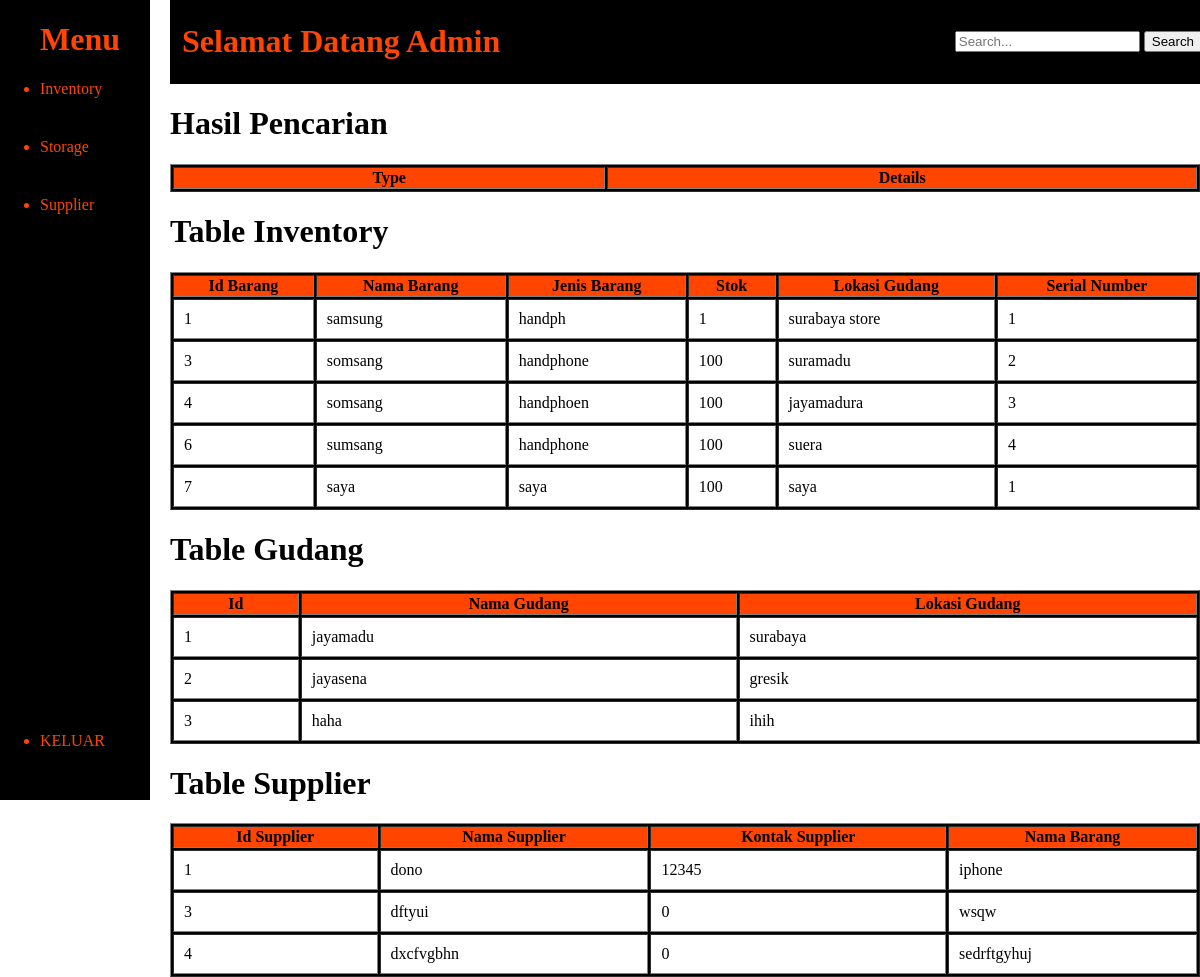
Screenshot of /admin/dashboard.php with the database file from the repository.
### tables this page shows
CREATE TABLE `inventory` (
  `id_inven` int(11) NOT NULL,
  `nama_barang` varchar(100) NOT NULL,
  `jenis_barang` varchar(100) NOT NULL,
  `kuantitas_stok` int(100) NOT NULL,
  `lokasi_gudang` varchar(100) NOT NULL,
  `serial_number` int(100) NOT NULL
);

CREATE TABLE `storage` (
  `id_storage` int(11) NOT NULL,
  `nama_gudang` varchar(100) NOT NULL,
  `lokasi_gudang` varchar(100) NOT NULL
);

CREATE TABLE `supplier` (
  `id_supplier` int(11) NOT NULL,
  `nama_sup` varchar(100) NOT NULL,
  `kontak_sup` int(100) NOT NULL,
  `nama_barang` varchar(100) NOT NULL
);

### admin/dashboard.php (the view, shortened to what this page needs)
<?php
include("sidebar.php");
include("koneksi.php");
?>
<!DOCTYPE html>
<html lang="en">
<head>
</head>
<body>
    <div class="tampil">
        <div class="navbar">
            <h1>Selamat Datang Admin</h1>
            <form method="POST" class="search-bar">
                <input type="text" name="search_all" placeholder="Search...">
                <input type="submit" value="Search">
            </form>
        </div>
        <h1>Hasil Pencarian</h1>
        <table border="1" id="search_results">
            <tr>
                <th>Type</th>
                <th>Details</th>
            </tr>
        </table>
        <h1>Table Inventory</h1>
        <table border="1" id="inventory_table">
            <tr>
                <th>Id Barang</th>
                <th>Nama Barang</th>
                <th>Jenis Barang</th>
                <th>Stok</th>
                <th>Lokasi Gudang</th>
                <th>Serial Number</th>
            </tr>
            <?php
            $query = "SELECT * FROM inventory";
            $inventory_data = mysqli_query($koneksi, $query);
            while ($data = mysqli_fetch_array($inventory_data)) {
                echo "<tr>
                        <td>{$data['id_inven']}</td>
                        <td>{$data['nama_barang']}</td>
                        <td>{$data['jenis_barang']}</td>
                        <td>{$data['kuantitas_stok']}</td>
                        <td>{$data['lokasi_gudang']}</td>
                        <td>{$data['serial_number']}</td>
                      </tr>";
            }
            ?>
        </table>
        <h1>Table Gudang</h1>
        <table border="1" id="storage_table">
            <tr>
                <th>Id</th>
                <th>Nama Gudang</th>
                <th>Lokasi Gudang</th>
            </tr>
            <?php
            $query = "SELECT * FROM storage";
            $storage_data = mysqli_query($koneksi, $query);
            while ($data = mysqli_fetch_array($storage_data)) {
                echo "<tr>
                        <td>{$data['id_storage']}</td>
                        <td>{$data['nama_gudang']}</td>
                        <td>{$data['lokasi_gudang']}</td>
                      </tr>";
            }
            ?>
        </table>
        <h1>Table Supplier</h1>
        <table border="1" id="supplier_table">
            <tr>
                <th>Id Supplier</th>
                <th>Nama Supplier</th>
                <th>Kontak Supplier</th>
                <th>Nama Barang</th>
            </tr>
            <?php
            $query = "SELECT * FROM supplier";
            $supplier_data = mysqli_query($koneksi, $query);
            while ($data = mysqli_fetch_array($supplier_data)) {
                echo "<tr>
                        <td>{$data['id_supplier']}</td>
                        <td>{$data['nama_sup']}</td>
                        <td>{$data['kontak_sup']}</td>
                        <td>{$data['nama_barang']}</td>
                      </tr>";
            }
            ?>
        </table>
    </div>
</body>
</html>

### admin/sidebar.php (style rules this page uses)
body { margin:0; padding:0; }
.tampil { margin-left:170px; }
.navbar { width:100%; background-color:black; color:orangered; padding:2px; position: relative; margin-bottom:10px; display:flex; }
.navbar h1 { margin-left:10px }
table { background-color:black; width:100%; }
table tr { background-color:orangered; }
table td { background-color:white; padding:10px; }

### admin/dashboard.php (style rules this page uses)
.navbar { display: flex; justify-content: space-between; align-items: center; }
.search-bar { margin-left: 20px; }

### rows the page displays
inventory: id_inven "1", nama_barang "samsung", jenis_barang "handph", kuantitas_stok "1", lokasi_gudang "surabaya store", serial_number "1"
inventory: id_inven "3", nama_barang "somsang", jenis_barang "handphone", kuantitas_stok "100", lokasi_gudang "suramadu", serial_number "2"
inventory: id_inven "4", nama_barang "somsang", jenis_barang "handphoen", kuantitas_stok "100", lokasi_gudang "jayamadura", serial_number "3"
inventory: id_inven "6", nama_barang "sumsang", jenis_barang "handphone", kuantitas_stok "100", lokasi_gudang "suera", serial_number "4"
inventory: id_inven "7", nama_barang "saya", jenis_barang "saya", kuantitas_stok "100", lokasi_gudang "saya", serial_number "1"
storage: id_storage "1", nama_gudang "jayamadu", lokasi_gudang "surabaya"
storage: id_storage "2", nama_gudang "jayasena", lokasi_gudang "gresik"
storage: id_storage "3", nama_gudang "haha", lokasi_gudang "ihih"
supplier: id_supplier "1", nama_sup "dono", kontak_sup "12345", nama_barang "iphone"
supplier: id_supplier "3", nama_sup "dftyui", kontak_sup "0", nama_barang "wsqw"
supplier: id_supplier "4", nama_sup "dxcfvgbhn", kontak_sup "0", nama_barang "sedrftgyhuj"
